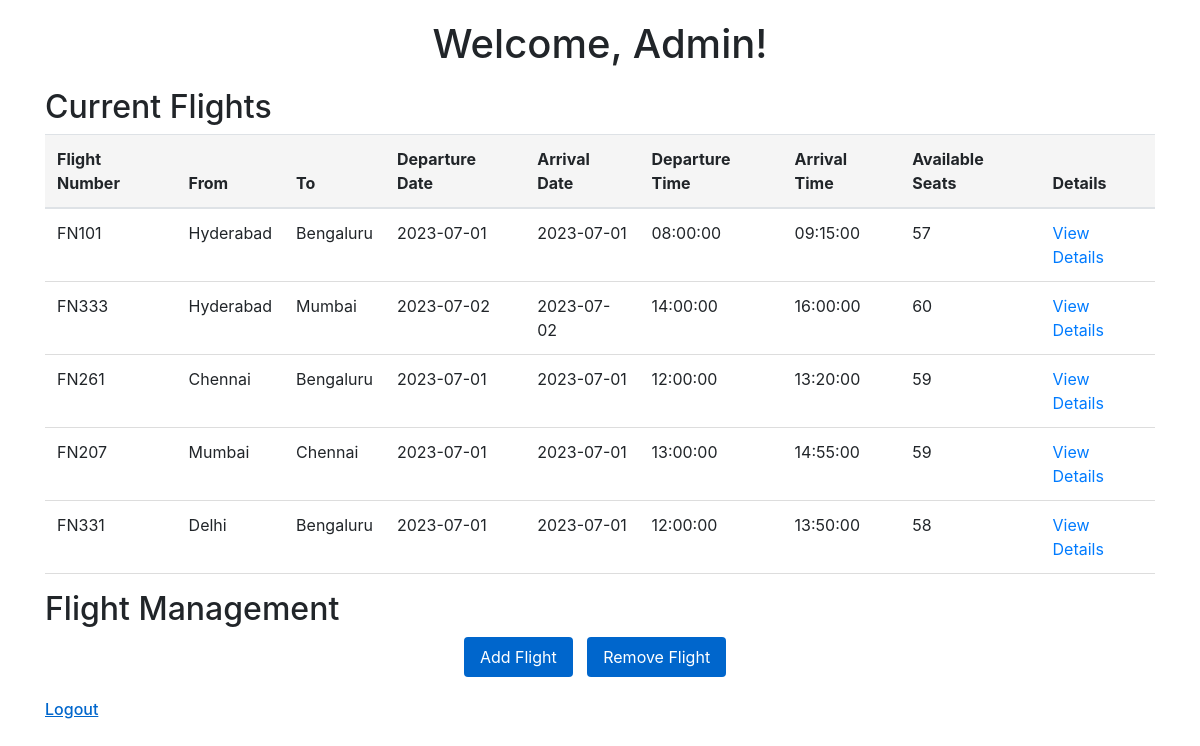
The page /admin/home on the database as committed earlier.
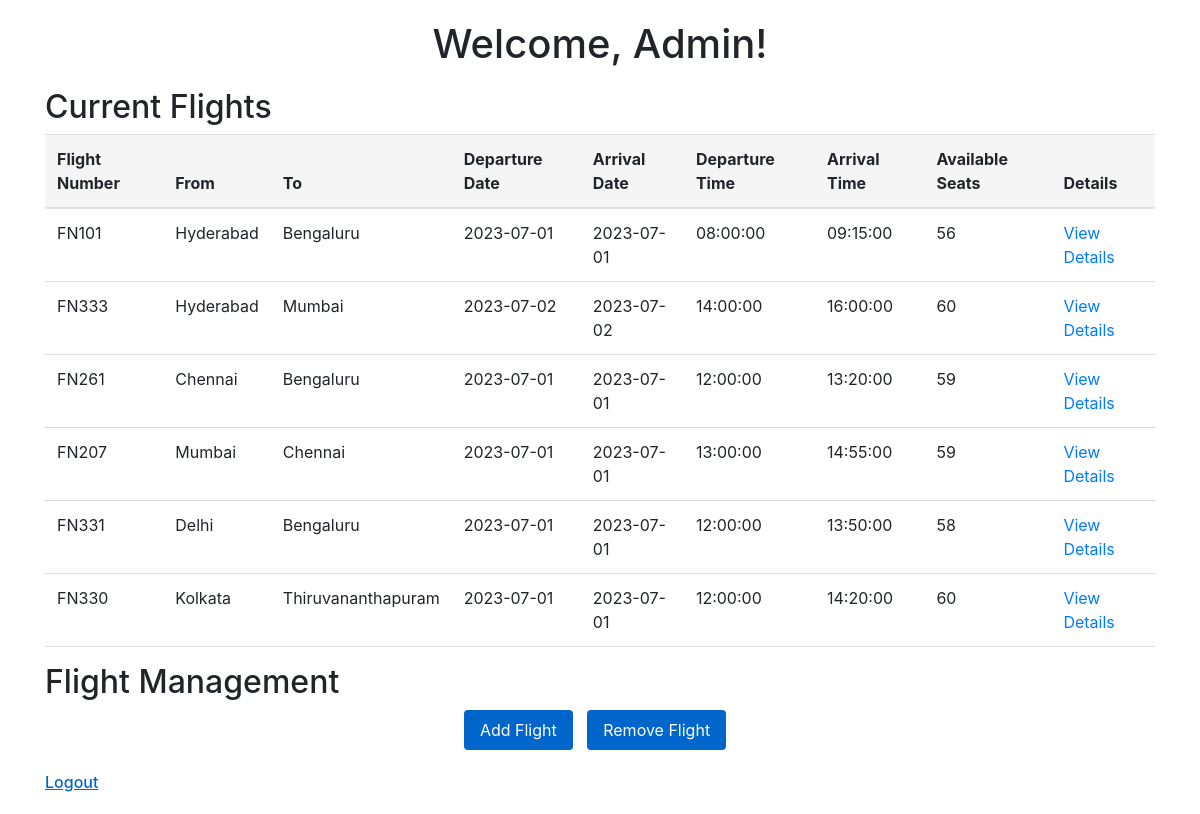
The same page on the database as committed later.
### tables this page shows
CREATE TABLE flights (
  flight_id INTEGER PRIMARY KEY AUTOINCREMENT,
  flight_number VARCHAR(10) NOT NULL,
  departure_city VARCHAR(50) NOT NULL,
  departure_date DATE NOT NULL,
  departure_time TIME NOT NULL,
  arrival_city VARCHAR(50) NOT NULL,
  arrival_date DATE NOT NULL,
  arrival_time TIME NOT NULL,
  available_seats INTEGER NOT NULL
);

### admin.py (the view)
@admin_routes.route('/admin/home')
def admin_home():
    conn = sqlite3.connect('flightreservationdb.db')
    cursor = conn.cursor()
    cursor.execute("SELECT * FROM flights")
    flights = cursor.fetchall()
    conn.close()
    return render_template('/admin/home.html', flights=flights)

### templates/admin/home.html (shortened to what this page needs)
<!DOCTYPE html>
<html lang="en">
<head>
    <link rel="stylesheet" href="https://stackpath.bootstrapcdn.com/bootstrap/4.5.0/css/bootstrap.min.css">
</head>
<body>
    <div class="container">
        <h1>Welcome, Admin!</h1>
        <h2>Current Flights</h2>
        <table class="table">
            <thead>
                <tr>
                    <th>Flight Number</th>
                    <th>From</th>
                    <th>To</th>
                    <th>Departure Date</th>
                    <th>Arrival Date</th>
                    <th>Departure Time</th>
                    <th>Arrival Time</th>
                    <th>Available Seats</th>
                    <th>Details</th>
                </tr>
            </thead>
            <tbody>
                {% for flight in flights %}
                <tr>
                    <td>{{ flight[1] }}</td>
                    <td>{{ flight[2] }}</td>
                    <td>{{ flight[5] }}</td>
                    <td>{{ flight[3] }}</td>
                    <td>{{ flight[6] }}</td>
                    <td>{{ flight[4] }}</td>
                    <td>{{ flight[7] }}</td>
                    <td>{{ flight[8] }}</td>
                    <td><a href="/admin/passengerdetails/{{ flight[1] }}">View Details</a></td>
                </tr>
                {% endfor %}
            </tbody>
        </table>
        <h2>Flight Management</h2>
        <div class="text-center">
            <a href="/admin/addflight" class="btn">Add Flight</a>
            <a href="/admin/removeflight" class="btn">Remove Flight</a>
        </div>
        <form action="/logout" method="GET">
            <button type="submit">Logout</button>
        </form>
    </div>
</body>
</html>

### templates/admin/home.html (style rules this page uses)
body { padding: 20px; }
h1 { text-align: center; margin-bottom: 20px; }
table { width: 100%; border-collapse: collapse; margin-bottom: 20px; }
th, td { padding: 10px; border-bottom: 1px solid #ddd; }
th { background-color: #f5f5f5; }
.btn { color: #fff; background-color: #0066cc; border: none; border-radius: 4px; padding: 8px 16px; margin-right: 10px; }
form { display: inline-block; margin-top: 20px; }
form button { background-color: transparent; border: none; cursor: pointer; padding: 0; font-weight: 500; color: #0066cc; text-decoration: underline; }

Rows that differ between the two databases and show on the page:
changed flights "FN101": available_seats "57" → "56"
added flights: flight_number "FN330", departure_city "Kolkata", arrival_city "Thiruvananthapuram", departure_date "2023-07-01", arrival_date "2023-07-01", departure_time "12:00:00", arrival_time "14:20:00", available_seats "60"
